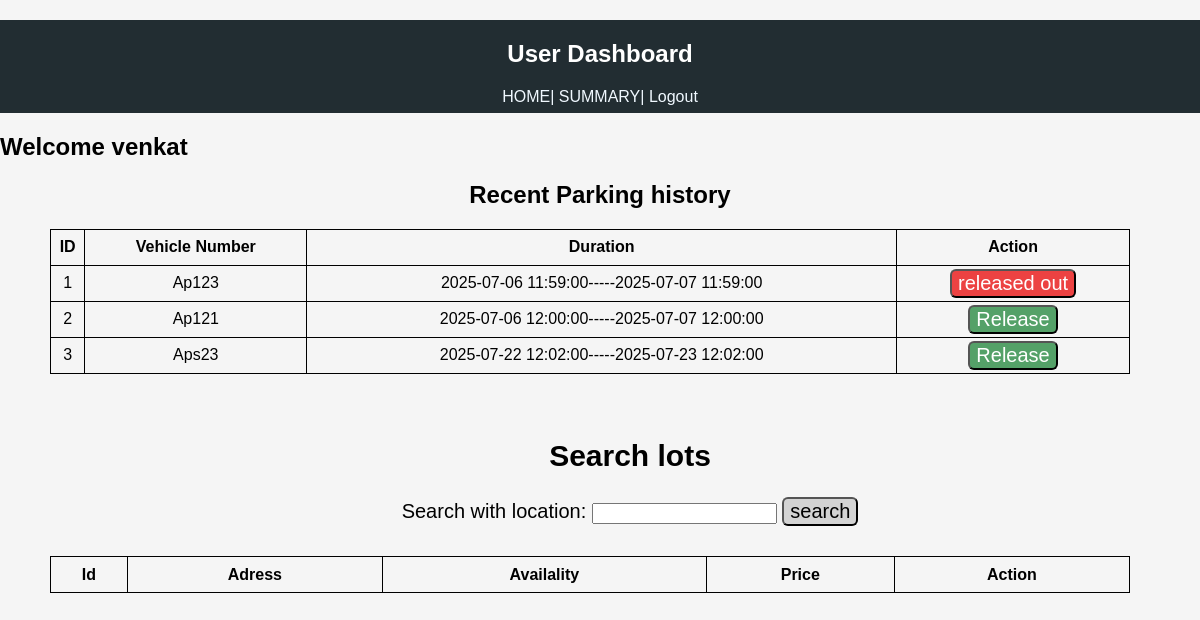
The app's page /udashboard/2/profile with its own data.
### vehicle-parking-app-v1-main/models/user.py (models this page shows)
class Users(db.Model):
    id=db.Column(db.Integer,primary_key=True)
    email=db.Column(db.String(50),unique=True,nullable=False)
    password=db.Column(db.String(50),nullable=False)
    name=db.Column(db.String(50),nullable=False,default='User')

### vehicle-parking-app-v1-main/models/reserveparkspot.py (models this page shows)
class ReserveParkSpot(db.Model):
    id = db.Column(db.Integer, primary_key=True)
    user_id = db.Column(db.Integer, db.ForeignKey('users.id'), nullable=False)
    lot_id = db.Column(db.Integer, db.ForeignKey('lots1.id'), nullable=False)
    spot_id = db.Column(db.Integer, nullable=False)
    vehicle_number = db.Column(db.String(50), nullable=False)
    start_time = db.Column(db.DateTime, nullable=False)
    end_time = db.Column(db.DateTime, nullable=False)
    Action= db.Column(db.String(50), nullable=False, default='Release')

### vehicle-parking-app-v1-main/controllers/udashboard.py (the view)
@udashboard_bp.route('/<int:user_id>/profile', methods=['GET','POST'])
def profile(user_id):
    print("User ID from session:", user_id)
    x=ReserveParkSpot.query.filter_by(user_id=user_id).all()
    if user_id:
        user = Users.query.get(user_id)
        return render_template("user_dash.html", user=user, spot=x)
    else:
        print("No userid")
    return render_template("user_dash.html")

### vehicle-parking-app-v1-main/templates/user_dash.html (shortened to what this page needs)
<!DOCTYPE html>
<html lang="en">
<head>
    <link rel="stylesheet" href="/static/s6.css">
</head>
<body>
    <nav class="a123"><center>
        <h1><center>User Dashboard</center></h1>
        <label><a href="/udashboard/{{ user.id }}/profile">HOME|</a></label>
        <label><a href="/udashboard/{{ user.id }}/summary">SUMMARY|</a></label>
        <label><a href="/user/login">Logout</a></label>
        </center>
    </nav>
    <div>
        <div>
<marquee scrollamount="3"><h2>Welcome {{ user.name }}</h2></marquee>
    <h2><center>Recent Parking history</center></h2>
    <table id="we">
        <thead>
            <tr>
                <th>ID</th>
                <th>Vehicle Number</th>
                <th>Duration</th>
                <th>Action</th>
            </tr>
        </thead>
        <tbody>
            {% for k in spot %}
            <tr>
                <td>{{ k.id }}</td>
                <td>{{ k.vehicle_number }}</td>
                <td>{{ k.start_time }}-----{{ k.end_time }}</td>
                <td>
{% if k.Action == "Release" %}
    <form action="/udashboard/{{ user.id }}/{{ k.spot_id }}/release" method="POST">
        <button type="submit" style="background-color:rgb(84, 161, 104); color: white;">
            <center>{{ k.Action }}</center>
        </button>
    </form>
{% else %}
    <a href="/udashboard/{{ user.id }}/profile">
        <button style="background-color: rgb(236, 66, 66); color: white;">
            {{ k.Action }}
        </button>
    </a>
{% endif %}
                </td>
            </tr>
            {% endfor %}
        </tbody>
    </table>
        </div>
    <div>
    <div id="rrr">
        <form  action="/udashboard/{{ user.id }}/search" method="POST">
            <h2><center>Search lots</center></h2>
        <label for="search">Search with location:</label>
        <input id="search" name="search"></input>
        <label><button id="ol">search</button></label>
        </form>
    </div>
        <table>
            <thead>
                <tr>
                    <th>Id</th>
                    <th>Adress</th>
                    <th>Availality</th>
                    <th>Price</th>
                    <th>Action</th>
                </tr>
            </thead>
        </table>
    </div>
    </div>
</body>
</html>

### vehicle-parking-app-v1-main/static/s6.css (style rules this page uses)
body { font-family:Arial, Helvetica, sans-serif; padding:0; width:100%; margin:0; padding:0; background-color:rgb(245, 245, 245); }
h1 { background-color:rgb(34, 45, 50); color:rgb(255, 255, 255); padding:20px; margin-bottom:0; }
nav { background-color:rgb(34, 45, 50); height:93px; }
.a123 a { color:aliceblue; padding-bottom:40px; text-decoration:none; }
table { border-collapse:collapse; width:90%; margin-left:50px; margin-bottom:40px; }
td,th { border:1.5px solid black; height:33px; text-align:center; }
#rrr { display:flex; justify-content:center; align-items:center; margin:30px; width:100%; font-size:20px; }
button { font-size:20px; background-color:lightgrey; border-radius:6px; }

### records on screen
Users: name "venkat"
ReserveParkSpot: id "1", vehicle_number "Ap123", start_time "2025-07-06 11:59:00", end_time "2025-07-07 11:59:00", Action "released out"
ReserveParkSpot: id "2", vehicle_number "Ap121", start_time "2025-07-06 12:00:00", end_time "2025-07-07 12:00:00", Action "Release"
ReserveParkSpot: id "3", vehicle_number "Aps23", start_time "2025-07-22 12:02:00", end_time "2025-07-23 12:02:00", Action "Release"
